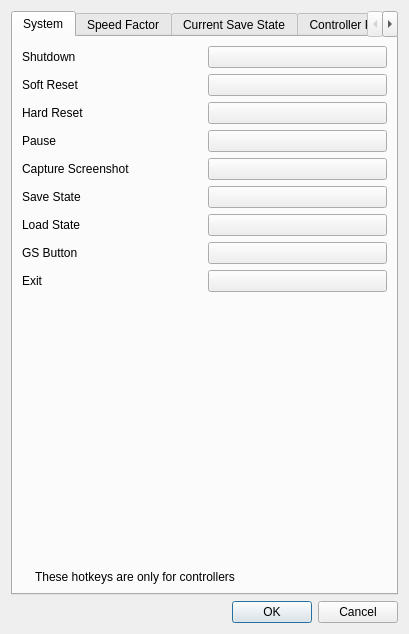
<?xml version="1.0" encoding="UTF-8"?>
<ui version="4.0">
 <class>HotkeysDialog</class>
 <widget class="QDialog" name="HotkeysDialog">
  <property name="geometry">
   <rect>
    <x>0</x>
    <y>0</y>
    <width>409</width>
    <height>634</height>
   </rect>
  </property>
  <property name="windowTitle">
   <string>Hotkeys</string>
  </property>
  <layout class="QVBoxLayout" name="verticalLayout">
   <item>
    <widget class="QTabWidget" name="keybindingsMenuTabWidget">
     <property name="currentIndex">
      <number>0</number>
     </property>
     <widget class="QWidget" name="systemMenuTab">
      <attribute name="title">
       <string>System</string>
      </attribute>
      <layout class="QVBoxLayout" name="verticalLayout_3">
       <item>
        <layout class="QHBoxLayout" name="horizontalLayout_72">
         <item>
          <widget class="QLabel" name="label_69">
           <property name="text">
            <string>Shutdown</string>
           </property>
          </widget>
         </item>
         <item>
          <widget class="UserInterface::Widget::HotkeyButton" name="shutdownKeyButton">
           <property name="text">
            <string/>
           </property>
          </widget>
         </item>
        </layout>
       </item>
       <item>
        <layout class="QHBoxLayout" name="horizontalLayout_75">
         <item>
          <widget class="QLabel" name="label_72">
           <property name="text">
            <string>Soft Reset</string>
           </property>
          </widget>
         </item>
         <item>
          <widget class="UserInterface::Widget::HotkeyButton" name="softResetKeyButton">
           <property name="text">
            <string/>
           </property>
          </widget>
         </item>
        </layout>
       </item>
       <item>
        <layout class="QHBoxLayout" name="horizontalLayout_76">
         <item>
          <widget class="QLabel" name="label_73">
           <property name="text">
            <string>Hard Reset</string>
           </property>
          </widget>
         </item>
         <item>
          <widget class="UserInterface::Widget::HotkeyButton" name="hardResetKeyButton">
           <property name="text">
            <string/>
           </property>
          </widget>
         </item>
        </layout>
       </item>
       <item>
        <layout class="QHBoxLayout" name="horizontalLayout_89">
         <item>
          <widget class="QLabel" name="label_88">
           <property name="text">
            <string>Pause</string>
           </property>
          </widget>
         </item>
         <item>
          <widget class="UserInterface::Widget::HotkeyButton" name="pauseKeyButton">
           <property name="text">
            <string/>
           </property>
          </widget>
         </item>
        </layout>
       </item>
       <item>
        <layout class="QHBoxLayout" name="horizontalLayout_77">
         <item>
          <widget class="QLabel" name="label_74">
           <property name="text">
            <string>Capture Screenshot</string>
           </property>
          </widget>
         </item>
         <item>
          <widget class="UserInterface::Widget::HotkeyButton" name="generateBitmapKeyButton">
           <property name="text">
            <string/>
           </property>
          </widget>
         </item>
        </layout>
       </item>
       <item>
        <layout class="QHBoxLayout" name="horizontalLayout_80">
         <item>
          <widget class="QLabel" name="label_77">
           <property name="text">
            <string>Save State</string>
           </property>
          </widget>
         </item>
         <item>
          <widget class="UserInterface::Widget::HotkeyButton" name="saveStateKeyButton">
           <property name="text">
            <string/>
           </property>
          </widget>
         </item>
        </layout>
       </item>
       <item>
        <layout class="QHBoxLayout" name="horizontalLayout_82">
         <item>
          <widget class="QLabel" name="label_79">
           <property name="text">
            <string>Load State</string>
           </property>
          </widget>
         </item>
         <item>
          <widget class="UserInterface::Widget::HotkeyButton" name="loadStateKeyButton">
           <property name="text">
            <string/>
           </property>
          </widget>
         </item>
        </layout>
       </item>
       <item>
        <layout class="QHBoxLayout" name="horizontalLayout_85">
         <item>
          <widget class="QLabel" name="label_82">
           <property name="text">
            <string>GS Button</string>
           </property>
          </widget>
         </item>
         <item>
          <widget class="UserInterface::Widget::HotkeyButton" name="gsButtonKeyButton">
           <property name="text">
            <string/>
           </property>
          </widget>
         </item>
        </layout>
       </item>
       <item>
        <layout class="QHBoxLayout" name="horizontalLayout_74">
         <item>
          <widget class="QLabel" name="label_71">
           <property name="text">
            <string>Exit</string>
           </property>
          </widget>
         </item>
         <item>
          <widget class="UserInterface::Widget::HotkeyButton" name="exitKeyButton">
           <property name="text">
            <string/>
           </property>
          </widget>
         </item>
        </layout>
       </item>
       <item>
        <spacer name="verticalSpacer_14">
         <property name="orientation">
          <enum>Qt::Vertical</enum>
         </property>
         <property name="sizeHint" stdset="0">
          <size>
           <width>20</width>
           <height>40</height>
          </size>
         </property>
        </spacer>
       </item>
       <item>
        <layout class="QHBoxLayout" name="verticalLayout_0">
         <item>
          <widget class="QLabel" name="infoIconLabel">
           <property name="sizePolicy">
            <sizepolicy hsizetype="Minimum" vsizetype="Preferred">
             <horstretch>0</horstretch>
             <verstretch>0</verstretch>
            </sizepolicy>
           </property>
           <property name="text">
            <string/>
           </property>
           <property name="pixmap">
            <pixmap>:/newPrefix/Resource/Info.ico</pixmap>
           </property>
           <property name="wordWrap">
            <bool>false</bool>
           </property>
          </widget>
         </item>
         <item>
          <widget class="QLabel" name="label_86">
           <property name="sizePolicy">
            <sizepolicy hsizetype="Expanding" vsizetype="Minimum">
             <horstretch>0</horstretch>
             <verstretch>0</verstretch>
            </sizepolicy>
           </property>
           <property name="midLineWidth">
            <number>1</number>
           </property>
           <property name="text">
            <string>These hotkeys are only for controllers</string>
           </property>
           <property name="textFormat">
            <enum>Qt::PlainText</enum>
           </property>
          </widget>
         </item>
        </layout>
       </item>
      </layout>
     </widget>
     <widget class="QWidget" name="speedFactorTab">
      <attribute name="title">
       <string>Speed Factor</string>
      </attribute>
      <layout class="QVBoxLayout" name="verticalLayout_2">
       <item>
        <layout class="QHBoxLayout" name="horizontalLayout_105">
         <item>
          <widget class="QLabel" name="label_102">
           <property name="text">
            <string>25%</string>
           </property>
          </widget>
         </item>
         <item>
          <widget class="UserInterface::Widget::HotkeyButton" name="speedFactor25KeyButton">
           <property name="text">
            <string/>
           </property>
          </widget>
         </item>
        </layout>
       </item>
       <item>
        <layout class="QHBoxLayout" name="horizontalLayout_106">
         <item>
          <widget class="QLabel" name="label_103">
           <property name="text">
            <string>50%</string>
           </property>
          </widget>
         </item>
         <item>
          <widget class="UserInterface::Widget::HotkeyButton" name="speedFactor50KeyButton">
           <property name="text">
            <string/>
           </property>
          </widget>
         </item>
        </layout>
       </item>
       <item>
        <layout class="QHBoxLayout" name="horizontalLayout_107">
         <item>
          <widget class="QLabel" name="label_104">
           <property name="text">
            <string>75%</string>
           </property>
          </widget>
         </item>
         <item>
          <widget class="UserInterface::Widget::HotkeyButton" name="speedFactor75KeyButton">
           <property name="text">
            <string/>
           </property>
          </widget>
         </item>
        </layout>
       </item>
       <item>
        <layout class="QHBoxLayout" name="horizontalLayout_108">
         <item>
          <widget class="QLabel" name="label_105">
           <property name="text">
            <string>100%</string>
           </property>
          </widget>
         </item>
         <item>
          <widget class="UserInterface::Widget::HotkeyButton" name="speedFactor100KeyButton">
           <property name="text">
            <string/>
           </property>
          </widget>
         </item>
        </layout>
       </item>
       <item>
        <layout class="QHBoxLayout" name="horizontalLayout_109">
         <item>
          <widget class="QLabel" name="label_106">
           <property name="text">
            <string>125%</string>
           </property>
          </widget>
         </item>
         <item>
          <widget class="UserInterface::Widget::HotkeyButton" name="speedFactor125KeyButton">
           <property name="text">
            <string/>
           </property>
          </widget>
         </item>
        </layout>
       </item>
       <item>
        <layout class="QHBoxLayout" name="horizontalLayout_110">
         <item>
          <widget class="QLabel" name="label_107">
           <property name="text">
            <string>150%</string>
           </property>
          </widget>
         </item>
         <item>
          <widget class="UserInterface::Widget::HotkeyButton" name="speedFactor150KeyButton">
           <property name="text">
            <string/>
           </property>
          </widget>
         </item>
        </layout>
       </item>
       <item>
        <layout class="QHBoxLayout" name="horizontalLayout_111">
         <item>
          <widget class="QLabel" name="label_108">
           <property name="text">
            <string>175%</string>
           </property>
          </widget>
         </item>
         <item>
          <widget class="UserInterface::Widget::HotkeyButton" name="speedFactor175KeyButton">
           <property name="text">
            <string/>
           </property>
          </widget>
         </item>
        </layout>
       </item>
       <item>
        <layout class="QHBoxLayout" name="horizontalLayout_112">
         <item>
          <widget class="QLabel" name="label_109">
           <property name="text">
            <string>200%</string>
           </property>
          </widget>
         </item>
         <item>
          <widget class="UserInterface::Widget::HotkeyButton" name="speedFactor200KeyButton">
           <property name="text">
            <string/>
           </property>
          </widget>
         </item>
        </layout>
       </item>
       <item>
        <layout class="QHBoxLayout" name="horizontalLayout_113">
         <item>
          <widget class="QLabel" name="label_110">
           <property name="text">
            <string>225%</string>
           </property>
          </widget>
         </item>
         <item>
          <widget class="UserInterface::Widget::HotkeyButton" name="speedFactor225KeyButton">
           <property name="text">
            <string/>
           </property>
          </widget>
         </item>
        </layout>
       </item>
       <item>
        <layout class="QHBoxLayout" name="horizontalLayout_114">
         <item>
          <widget class="QLabel" name="label_111">
           <property name="text">
            <string>250%</string>
           </property>
          </widget>
         </item>
         <item>
          <widget class="UserInterface::Widget::HotkeyButton" name="speedFactor250KeyButton">
           <property name="text">
            <string/>
           </property>
          </widget>
         </item>
        </layout>
       </item>
       <item>
        <layout class="QHBoxLayout" name="horizontalLayout_115">
         <item>
          <widget class="QLabel" name="label_112">
           <property name="text">
            <string>275%</string>
           </property>
          </widget>
         </item>
         <item>
          <widget class="UserInterface::Widget::HotkeyButton" name="speedFactor275KeyButton">
           <property name="text">
            <string/>
           </property>
          </widget>
         </item>
        </layout>
       </item>
       <item>
        <layout class="QHBoxLayout" name="horizontalLayout_116">
         <item>
          <widget class="QLabel" name="label_113">
           <property name="text">
            <string>300%</string>
           </property>
          </widget>
         </item>
         <item>
          <widget class="UserInterface::Widget::HotkeyButton" name="speedFactor300KeyButton">
           <property name="text">
            <string/>
           </property>
          </widget>
         </item>
        </layout>
       </item>
       <item>
        <spacer name="verticalSpacer_9">
         <property name="orientation">
          <enum>Qt::Vertical</enum>
         </property>
         <property name="sizeHint" stdset="0">
          <size>
           <width>20</width>
           <height>40</height>
          </size>
         </property>
        </spacer>
       </item>
       <item>
        <layout class="QHBoxLayout" name="verticalLayout_1">
         <item>
          <widget class="QLabel" name="infoIconLabel_2">
           <property name="sizePolicy">
            <sizepolicy hsizetype="Minimum" vsizetype="Preferred">
             <horstretch>0</horstretch>
             <verstretch>0</verstretch>
            </sizepolicy>
           </property>
           <property name="text">
            <string/>
           </property>
           <property name="pixmap">
            <pixmap>:/newPrefix/Resource/Info.ico</pixmap>
           </property>
           <property name="wordWrap">
            <bool>false</bool>
           </property>
          </widget>
         </item>
         <item>
          <widget class="QLabel" name="label_87">
           <property name="sizePolicy">
            <sizepolicy hsizetype="Expanding" vsizetype="Minimum">
             <horstretch>0</horstretch>
             <verstretch>0</verstretch>
            </sizepolicy>
           </property>
           <property name="midLineWidth">
            <number>1</number>
           </property>
           <property name="text">
            <string>These hotkeys are only for controllers</string>
           </property>
           <property name="textFormat">
            <enum>Qt::PlainText</enum>
           </property>
          </widget>
         </item>
        </layout>
       </item>
      </layout>
     </widget>
     <widget class="QWidget" name="currentSaveStateTab">
      <attribute name="title">
       <string>Current Save State</string>
      </attribute>
      <layout class="QVBoxLayout" name="verticalLayout_5">
       <item>
        <layout class="QHBoxLayout" name="horizontalLayout_95">
         <item>
          <widget class="QLabel" name="label_92">
           <property name="text">
            <string>Slot 0</string>
           </property>
          </widget>
         </item>
         <item>
          <widget class="UserInterface::Widget::HotkeyButton" name="saveState0KeyButton">
           <property name="text">
            <string/>
           </property>
          </widget>
         </item>
        </layout>
       </item>
       <item>
        <layout class="QHBoxLayout" name="horizontalLayout_96">
         <item>
          <widget class="QLabel" name="label_93">
           <property name="text">
            <string>Slot 1</string>
           </property>
          </widget>
         </item>
         <item>
          <widget class="UserInterface::Widget::HotkeyButton" name="saveState1KeyButton">
           <property name="text">
            <string/>
           </property>
          </widget>
         </item>
        </layout>
       </item>
       <item>
        <layout class="QHBoxLayout" name="horizontalLayout_97">
         <item>
          <widget class="QLabel" name="label_94">
           <property name="text">
            <string>Slot 2</string>
           </property>
          </widget>
         </item>
         <item>
          <widget class="UserInterface::Widget::HotkeyButton" name="saveState2KeyButton">
           <property name="text">
            <string/>
           </property>
          </widget>
         </item>
        </layout>
       </item>
       <item>
        <layout class="QHBoxLayout" name="horizontalLayout_98">
         <item>
          <widget class="QLabel" name="label_95">
           <property name="text">
            <string>Slot 3</string>
           </property>
          </widget>
         </item>
         <item>
          <widget class="UserInterface::Widget::HotkeyButton" name="saveState3KeyButton">
           <property name="text">
            <string/>
           </property>
          </widget>
         </item>
        </layout>
       </item>
       <item>
        <layout class="QHBoxLayout" name="horizontalLayout_99">
         <item>
          <widget class="QLabel" name="label_96">
           <property name="text">
            <string>Slot 4</string>
           </property>
          </widget>
         </item>
         <item>
          <widget class="UserInterface::Widget::HotkeyButton" name="saveState4KeyButton">
           <property name="text">
            <string/>
           </property>
          </widget>
         </item>
        </layout>
       </item>
       <item>
        <layout class="QHBoxLayout" name="horizontalLayout_100">
         <item>
          <widget class="QLabel" name="label_97">
           <property name="text">
            <string>Slot 5</string>
           </property>
          </widget>
         </item>
         <item>
          <widget class="UserInterface::Widget::HotkeyButton" name="saveState5KeyButton">
           <property name="text">
            <string/>
           </property>
          </widget>
         </item>
        </layout>
       </item>
       <item>
        <layout class="QHBoxLayout" name="horizontalLayout_101">
         <item>
          <widget class="QLabel" name="label_98">
           <property name="text">
            <string>Slot 6</string>
           </property>
          </widget>
         </item>
         <item>
          <widget class="UserInterface::Widget::HotkeyButton" name="saveState6KeyButton">
           <property name="text">
            <string/>
           </property>
          </widget>
         </item>
        </layout>
       </item>
       <item>
        <layout class="QHBoxLayout" name="horizontalLayout_102">
         <item>
          <widget class="QLabel" name="label_99">
           <property name="text">
            <string>Slot 7</string>
           </property>
          </widget>
         </item>
         <item>
          <widget class="UserInterface::Widget::HotkeyButton" name="saveState7KeyButton">
           <property name="text">
            <string/>
           </property>
          </widget>
         </item>
        </layout>
       </item>
       <item>
        <layout class="QHBoxLayout" name="horizontalLayout_104">
         <item>
          <widget class="QLabel" name="label_101">
           <property name="text">
            <string>Slot 8</string>
           </property>
          </widget>
         </item>
         <item>
          <widget class="UserInterface::Widget::HotkeyButton" name="saveState8KeyButton">
           <property name="text">
            <string/>
           </property>
          </widget>
         </item>
        </layout>
       </item>
       <item>
        <layout class="QHBoxLayout" name="horizontalLayout_103">
         <item>
          <widget class="QLabel" name="label_100">
           <property name="text">
            <string>Slot 9</string>
           </property>
          </widget>
         </item>
         <item>
          <widget class="UserInterface::Widget::HotkeyButton" name="saveState9KeyButton">
           <property name="text">
            <string/>
           </property>
          </widget>
         </item>
        </layout>
       </item>
       <item>
        <layout class="QHBoxLayout" name="horizontalLayout_117">
         <item>
          <widget class="QLabel" name="label_114">
           <property name="text">
            <string>Increase Slot</string>
           </property>
          </widget>
         </item>
         <item>
          <widget class="UserInterface::Widget::HotkeyButton" name="increaseSaveSlotKeyButton">
           <property name="text">
            <string/>
           </property>
          </widget>
         </item>
        </layout>
       </item>
       <item>
        <layout class="QHBoxLayout" name="horizontalLayout_118">
         <item>
          <widget class="QLabel" name="label_115">
           <property name="text">
            <string>Decrease Slot</string>
           </property>
          </widget>
         </item>
         <item>
          <widget class="UserInterface::Widget::HotkeyButton" name="decreaseSaveSlotKeyButton">
           <property name="text">
            <string/>
           </property>
          </widget>
         </item>
        </layout>
       </item>
       <item>
        <spacer name="verticalSpacer_13">
         <property name="orientation">
          <enum>Qt::Vertical</enum>
         </property>
         <property name="sizeHint" stdset="0">
          <size>
           <width>20</width>
           <height>40</height>
          </size>
         </property>
        </spacer>
       </item>
       <item>
        <layout class="QHBoxLayout" name="verticalLayout_4">
         <item>
          <widget class="QLabel" name="infoIconLabel_3">
           <property name="sizePolicy">
            <sizepolicy hsizetype="Minimum" vsizetype="Preferred">
             <horstretch>0</horstretch>
             <verstretch>0</verstretch>
            </sizepolicy>
           </property>
           <property name="text">
            <string/>
           </property>
           <property name="pixmap">
            <pixmap>:/newPrefix/Resource/Info.ico</pixmap>
           </property>
           <property name="wordWrap">
            <bool>false</bool>
           </property>
          </widget>
         </item>
         <item>
          <widget class="QLabel" name="label_89">
           <property name="sizePolicy">
            <sizepolicy hsizetype="Expanding" vsizetype="Minimum">
             <horstretch>0</horstretch>
             <verstretch>0</verstretch>
            </sizepolicy>
           </property>
           <property name="midLineWidth">
            <number>1</number>
           </property>
           <property name="text">
            <string>These hotkeys are only for controllers</string>
           </property>
           <property name="textFormat">
            <enum>Qt::PlainText</enum>
           </property>
          </widget>
         </item>
        </layout>
       </item>
      </layout>
     </widget>
     <widget class="QWidget" name="tab">
      <attribute name="title">
       <string>Controller Pak</string>
      </attribute>
      <layout class="QVBoxLayout" name="verticalLayout_9">
       <item>
        <layout class="QHBoxLayout" name="horizontalLayout_119">
         <item>
          <widget class="QLabel" name="label_116">
           <property name="text">
            <string>Switch to memory pak</string>
           </property>
          </widget>
         </item>
         <item>
          <widget class="UserInterface::Widget::HotkeyButton" name="memPakKeyButton">
           <property name="text">
            <string/>
           </property>
          </widget>
         </item>
        </layout>
       </item>
       <item>
        <layout class="QHBoxLayout" name="horizontalLayout_120">
         <item>
          <widget class="QLabel" name="label_117">
           <property name="text">
            <string>Switch to rumble pak</string>
           </property>
          </widget>
         </item>
         <item>
          <widget class="UserInterface::Widget::HotkeyButton" name="rumblePakKeyButton">
           <property name="text">
            <string/>
           </property>
          </widget>
         </item>
        </layout>
       </item>
       <item>
        <layout class="QHBoxLayout" name="horizontalLayout_122">
         <item>
          <widget class="QLabel" name="label_119">
           <property name="text">
            <string>Remove pak</string>
           </property>
          </widget>
         </item>
         <item>
          <widget class="UserInterface::Widget::HotkeyButton" name="noPakKeyButton">
           <property name="text">
            <string/>
           </property>
          </widget>
         </item>
        </layout>
       </item>
       <item>
        <spacer name="verticalSpacer">
         <property name="orientation">
          <enum>Qt::Vertical</enum>
         </property>
         <property name="sizeHint" stdset="0">
          <size>
           <width>20</width>
           <height>378</height>
          </size>
         </property>
        </spacer>
       </item>
       <item>
        <layout class="QHBoxLayout" name="verticalLayout_8">
         <item>
          <widget class="QLabel" name="infoIconLabel_5">
           <property name="sizePolicy">
            <sizepolicy hsizetype="Minimum" vsizetype="Preferred">
             <horstretch>0</horstretch>
             <verstretch>0</verstretch>
            </sizepolicy>
           </property>
           <property name="text">
            <string/>
           </property>
           <property name="pixmap">
            <pixmap>:/newPrefix/Resource/Info.ico</pixmap>
           </property>
           <property name="wordWrap">
            <bool>false</bool>
           </property>
          </widget>
         </item>
         <item>
          <widget class="QLabel" name="label_91">
           <property name="sizePolicy">
            <sizepolicy hsizetype="Expanding" vsizetype="Minimum">
             <horstretch>0</horstretch>
             <verstretch>0</verstretch>
            </sizepolicy>
           </property>
           <property name="midLineWidth">
            <number>1</number>
           </property>
           <property name="text">
            <string>These hotkeys are only for controllers</string>
           </property>
           <property name="textFormat">
            <enum>Qt::PlainText</enum>
           </property>
          </widget>
         </item>
        </layout>
       </item>
      </layout>
     </widget>
     <widget class="QWidget" name="viewMenuTab">
      <attribute name="title">
       <string>View</string>
      </attribute>
      <layout class="QVBoxLayout" name="verticalLayout_7">
       <item>
        <layout class="QHBoxLayout" name="horizontalLayout_86">
         <item>
          <widget class="QLabel" name="label_83">
           <property name="text">
            <string>Full Screen</string>
           </property>
          </widget>
         </item>
         <item>
          <widget class="UserInterface::Widget::HotkeyButton" name="fullscreenKeyButton">
           <property name="text">
            <string/>
           </property>
          </widget>
         </item>
        </layout>
       </item>
       <item>
        <spacer name="verticalSpacer_16">
         <property name="orientation">
          <enum>Qt::Vertical</enum>
         </property>
         <property name="sizeHint" stdset="0">
          <size>
           <width>20</width>
           <height>419</height>
          </size>
         </property>
        </spacer>
       </item>
       <item>
        <layout class="QHBoxLayout" name="verticalLayout_6">
         <item>
          <widget class="QLabel" name="infoIconLabel_4">
           <property name="sizePolicy">
            <sizepolicy hsizetype="Minimum" vsizetype="Preferred">
             <horstretch>0</horstretch>
             <verstretch>0</verstretch>
            </sizepolicy>
           </property>
           <property name="text">
            <string/>
           </property>
           <property name="pixmap">
            <pixmap>:/newPrefix/Resource/Info.ico</pixmap>
           </property>
           <property name="wordWrap">
            <bool>false</bool>
           </property>
          </widget>
         </item>
         <item>
          <widget class="QLabel" name="label_90">
           <property name="sizePolicy">
            <sizepolicy hsizetype="Expanding" vsizetype="Minimum">
             <horstretch>0</horstretch>
             <verstretch>0</verstretch>
            </sizepolicy>
           </property>
           <property name="midLineWidth">
            <number>1</number>
           </property>
           <property name="text">
            <string>These hotkeys are only for controllers</string>
           </property>
           <property name="textFormat">
            <enum>Qt::PlainText</enum>
           </property>
          </widget>
         </item>
        </layout>
       </item>
      </layout>
     </widget>
    </widget>
   </item>
   <item>
    <widget class="QDialogButtonBox" name="buttonBox">
     <property name="orientation">
      <enum>Qt::Horizontal</enum>
     </property>
     <property name="standardButtons">
      <set>QDialogButtonBox::Cancel|QDialogButtonBox::Ok</set>
     </property>
    </widget>
   </item>
  </layout>
 </widget>
 <customwidgets>
  <customwidget>
   <class>UserInterface::Widget::HotkeyButton</class>
   <extends>QPushButton</extends>
   <header>UserInterface/Widget/HotkeyButton.hpp</header>
  </customwidget>
 </customwidgets>
 <resources/>
 <connections>
  <connection>
   <sender>buttonBox</sender>
   <signal>accepted()</signal>
   <receiver>HotkeysDialog</receiver>
   <slot>accept()</slot>
   <hints>
    <hint type="sourcelabel">
     <x>248</x>
     <y>254</y>
    </hint>
    <hint type="destinationlabel">
     <x>157</x>
     <y>274</y>
    </hint>
   </hints>
  </connection>
  <connection>
   <sender>buttonBox</sender>
   <signal>rejected()</signal>
   <receiver>HotkeysDialog</receiver>
   <slot>reject()</slot>
   <hints>
    <hint type="sourcelabel">
     <x>316</x>
     <y>260</y>
    </hint>
    <hint type="destinationlabel">
     <x>286</x>
     <y>274</y>
    </hint>
   </hints>
  </connection>
 </connections>
</ui>
